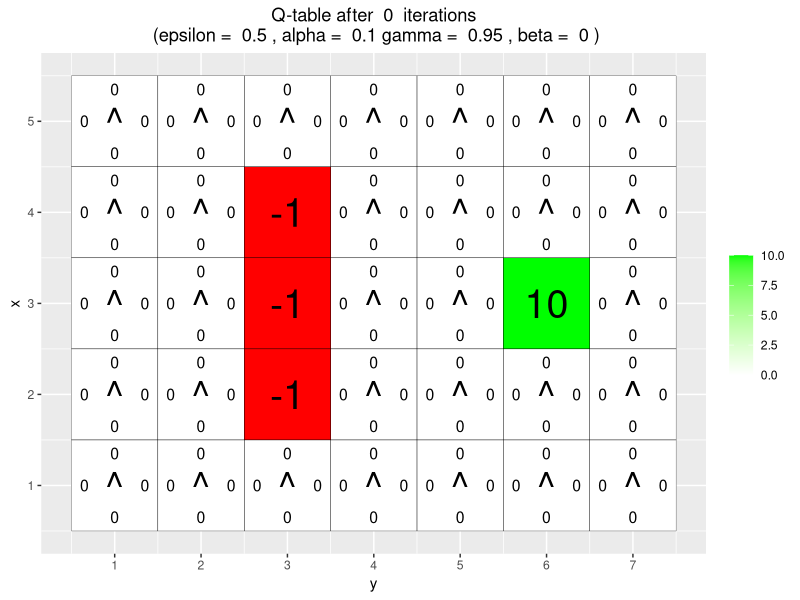
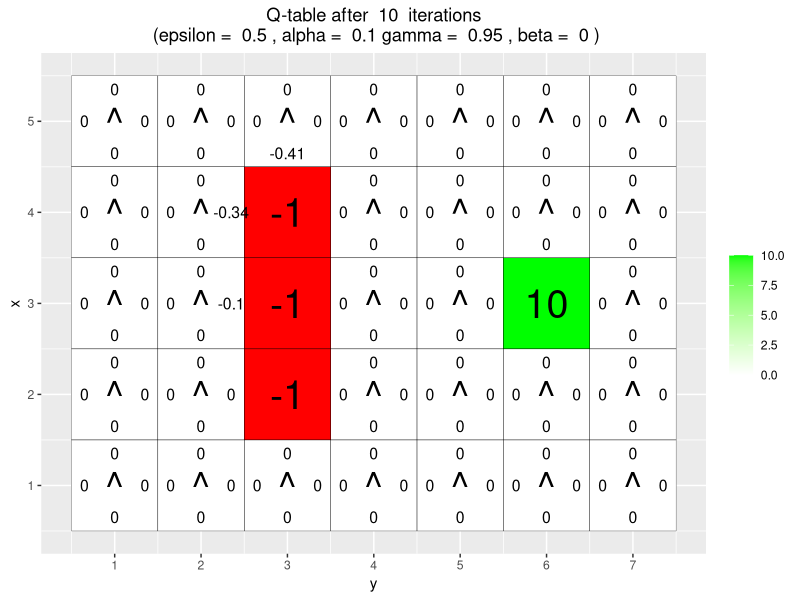
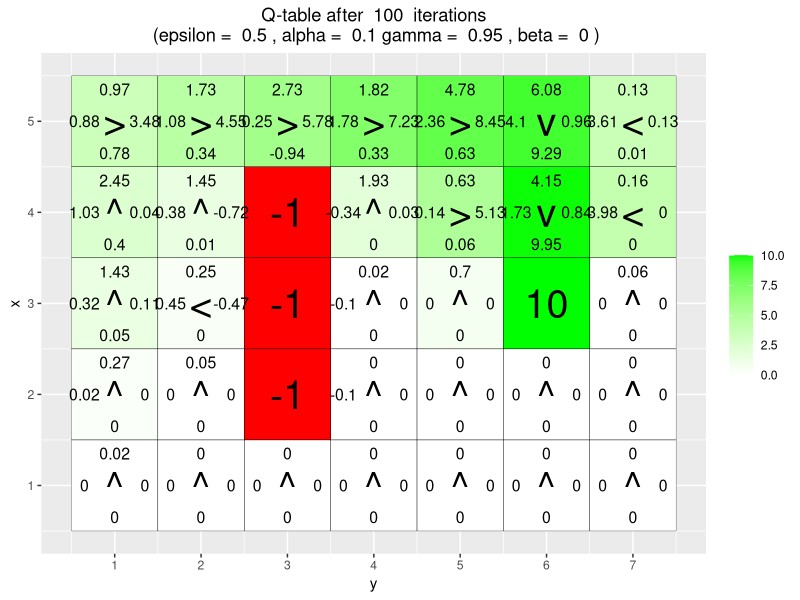
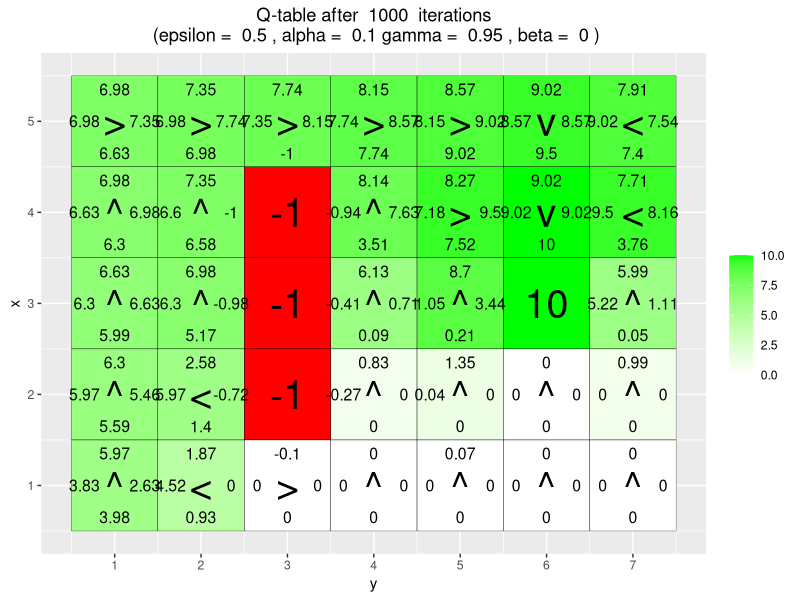
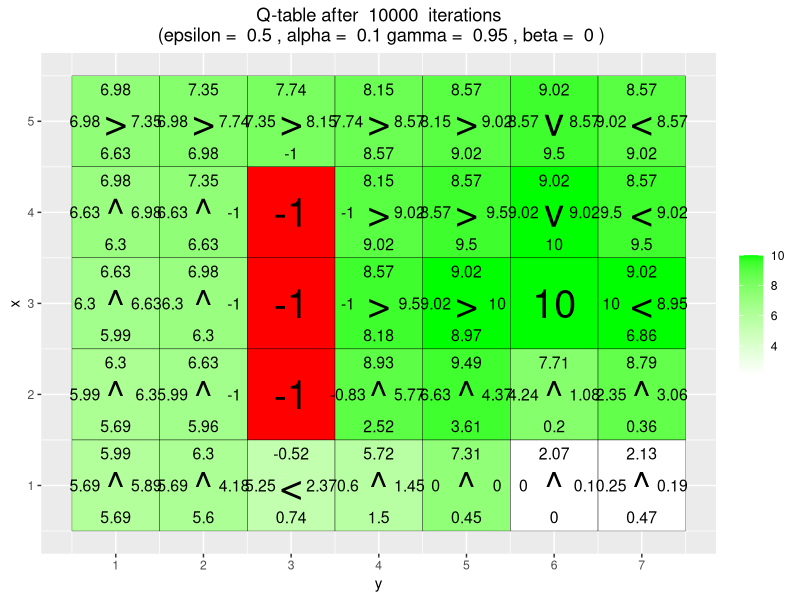
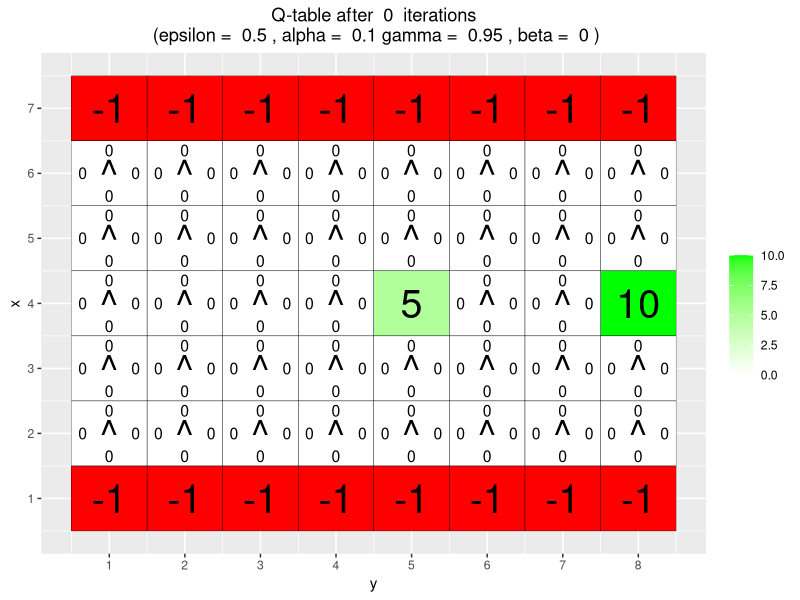
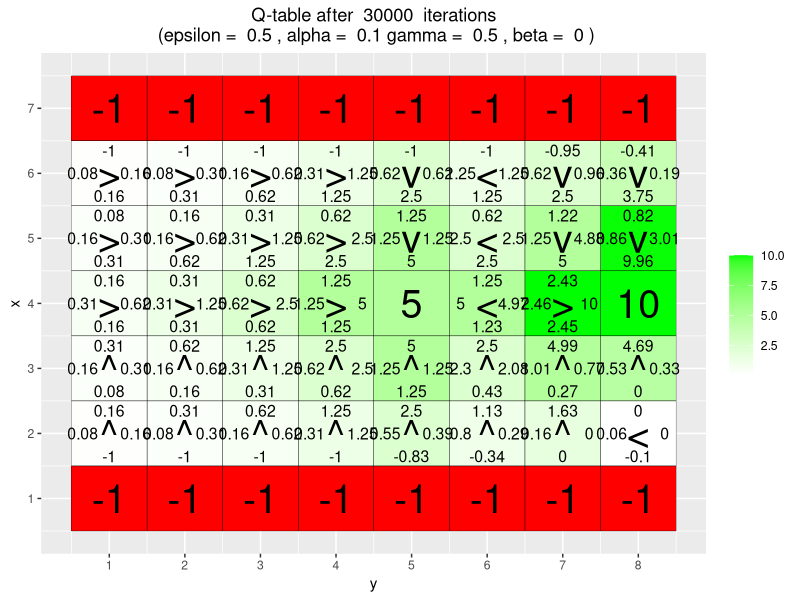
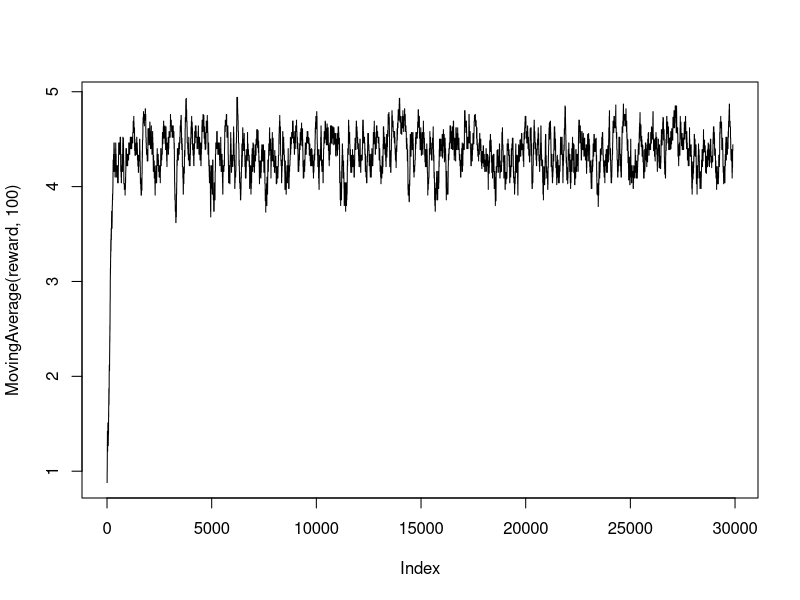

These figures' R source, in order:
# By Jose M. Peña and Joel Oskarsson.
# For teaching purposes.
# jose.m.pena@liu.se.

#####################################################################################################
# Q-learning
#####################################################################################################

# install.packages("ggplot2")
# install.packages("vctrs")
library(ggplot2)

arrows <- c("^", ">", "v", "<")
action_deltas <- list(c(1,0), # up
                      c(0,1), # right
                      c(-1,0), # down
                      c(0,-1)) # left

vis_environment <- function(iterations=0, epsilon = 0.5, alpha = 0.1, gamma = 0.95, beta = 0){
  
  # Visualize an environment with rewards. 
  # Q-values for all actions are displayed on the edges of each tile.
  # The (greedy) policy for each state is also displayed.
  # 
  # Args:
  #   iterations, epsilon, alpha, gamma, beta (optional): for the figure title.
  #   reward_map (global variable): a HxW array containing the reward given at each state.
  #   q_table (global variable): a HxWx4 array containing Q-values for each state-action pair.
  #   H, W (global variables): environment dimensions.
  
  df <- expand.grid(x=1:H,y=1:W)
  foo <- mapply(function(x,y) ifelse(reward_map[x,y] == 0,q_table[x,y,1],NA),df$x,df$y)
  df$val1 <- as.vector(round(foo, 2))
  foo <- mapply(function(x,y) ifelse(reward_map[x,y] == 0,q_table[x,y,2],NA),df$x,df$y)
  df$val2 <- as.vector(round(foo, 2))
  foo <- mapply(function(x,y) ifelse(reward_map[x,y] == 0,q_table[x,y,3],NA),df$x,df$y)
  df$val3 <- as.vector(round(foo, 2))
  foo <- mapply(function(x,y) ifelse(reward_map[x,y] == 0,q_table[x,y,4],NA),df$x,df$y)
  df$val4 <- as.vector(round(foo, 2))
  foo <- mapply(function(x,y) 
    ifelse(reward_map[x,y] == 0,arrows[GreedyPolicy(x,y)],reward_map[x,y]),df$x,df$y)
  df$val5 <- as.vector(foo)
  foo <- mapply(function(x,y) ifelse(reward_map[x,y] == 0,max(q_table[x,y,]),
                                     ifelse(reward_map[x,y]<0,NA,reward_map[x,y])),df$x,df$y)
  df$val6 <- as.vector(foo)
  
  print(ggplot(df,aes(x = y,y = x)) +
          scale_fill_gradient(low = "white", high = "green", na.value = "red", name = "") +
          geom_tile(aes(fill=val6)) +
          geom_text(aes(label = val1),size = 4,nudge_y = .35,na.rm = TRUE) +
          geom_text(aes(label = val2),size = 4,nudge_x = .35,na.rm = TRUE) +
          geom_text(aes(label = val3),size = 4,nudge_y = -.35,na.rm = TRUE) +
          geom_text(aes(label = val4),size = 4,nudge_x = -.35,na.rm = TRUE) +
          geom_text(aes(label = val5),size = 10) +
          geom_tile(fill = 'transparent', colour = 'black') + 
          ggtitle(paste("Q-table after ",iterations," iterations\n",
                        "(epsilon = ",epsilon,", alpha = ",alpha,"gamma = ",gamma,", beta = ",beta,")")) +
          theme(plot.title = element_text(hjust = 0.5)) +
          scale_x_continuous(breaks = c(1:W),labels = c(1:W)) +
          scale_y_continuous(breaks = c(1:H),labels = c(1:H)))
  
}

GreedyPolicy <- function(x, y){
  
  # Get a greedy action for state (x,y) from q_table.
  #
  # Args:
  #   x, y: state coordinates.
  #   q_table (global variable): a HxWx4 array containing Q-values for each state-action pair.
  # 
  # Returns:
  #   An action, i.e. integer in {1,2,3,4}.
  
  # Your code here.
  action <- which.max(q_table[x, y,])
  return(action)
}

EpsilonGreedyPolicy <- function(x, y, epsilon){
  
  # Get an epsilon-greedy action for state (x,y) from q_table.
  #
  # Args:
  #   x, y: state coordinates.
  #   epsilon: probability of acting randomly.
  # 
  # Returns:
  #   An action, i.e. integer in {1,2,3,4}.
  
  # Your code here.
  seed <- rbinom(1, 1, epsilon)
  if (seed == 1) {
    action <- which.max(q_table[x, y,])
  }else{
    action = sample(c(1,2,3,4), 1)
  }
  return(action)
}

transition_model <- function(x, y, action, beta){
  
  # Computes the new state after given action is taken. The agent will follow the action 
  # with probability (1-beta) and slip to the right or left with probability beta/2 each.
  # 
  # Args:
  #   x, y: state coordinates.
  #   action: which action the agent takes (in {1,2,3,4}).
  #   beta: probability of the agent slipping to the side when trying to move.
  #   H, W (global variables): environment dimensions.
  # 
  # Returns:
  #   The new state after the action has been taken.
  
  delta <- sample(-1:1, size = 1, prob = c(0.5*beta,1-beta,0.5*beta))
  final_action <- ((action + delta + 3) %% 4) + 1
  foo <- c(x,y) + unlist(action_deltas[final_action])
  foo <- pmax(c(1,1),pmin(foo,c(H,W)))
  
  return (foo)
}

q_learning <- function(start_state, epsilon = 0.5, alpha = 0.1, gamma = 0.95, 
                       beta = 0){
  
  # Perform one episode of Q-learning. The agent should move around in the 
  # environment using the given transition model and update the Q-table.
  # The episode ends when the agent reaches a terminal state.
  # 
  # Args:
  #   start_state: array with two entries, describing the starting position of the agent.
  #   epsilon (optional): probability of acting greedily.
  #   alpha (optional): learning rate.
  #   gamma (optional): discount factor.
  #   beta (optional): slipping factor.
  #   reward_map (global variable): a HxW array containing the reward given at each state.
  #   q_table (global variable): a HxWx4 array containing Q-values for each state-action pair.
  # 
  # Returns:
  #   reward: reward received in the episode.
  #   correction: sum of the temporal difference correction terms over the episode.
  #   q_table (global variable): Recall that R passes arguments by value. So, q_table being
  #   a global variable can be modified with the superassigment operator <<-.
  
  # Your code here.
  
  repeat{
    # Follow policy, execute action, get reward.
    x <- start_state[1]
    y <- start_state[2]
    action <- EpsilonGreedyPolicy(x, y, epsilon)
    start_state <- transition_model(x, y, action, beta)
    new_x <- start_state[1]
    new_y <- start_state[2]
    # Q-table update.
    reward <- reward_map[new_x, new_y]
    episode_correction <-  reward + gamma * max(q_table[new_x, new_y, ]) - q_table[x, y, action]
    q_table[x, y, action] <<- q_table[x, y, action] + alpha * episode_correction
    if(reward!=0)
      # End episode.
      return (c(reward,episode_correction))
  }
  
}

#####################################################################################################
# Q-Learning Environments
#####################################################################################################

# Environment A (learning)

H <- 5
W <- 7

reward_map <- matrix(0, nrow = H, ncol = W)
reward_map[3,6] <- 10
reward_map[2:4,3] <- -1

q_table <- array(0,dim = c(H,W,4))

vis_environment()

for(i in 1:10000){
  foo <- q_learning(start_state = c(3,1))
  
  if(any(i==c(10,100,1000,10000)))
    vis_environment(i)
}

# Environment B (the effect of epsilon and gamma)

H <- 7
W <- 8

reward_map <- matrix(0, nrow = H, ncol = W)
reward_map[1,] <- -1
reward_map[7,] <- -1
reward_map[4,5] <- 5
reward_map[4,8] <- 10

q_table <- array(0,dim = c(H,W,4))

vis_environment()

MovingAverage <- function(x, n){
  
  cx <- c(0,cumsum(x))
  rsum <- (cx[(n+1):length(cx)] - cx[1:(length(cx) - n)]) / n
  
  return (rsum)
}

for(j in c(0.5,0.75,0.95)){
  q_table <- array(0,dim = c(H,W,4))
  reward <- NULL
  correction <- NULL
  
  for(i in 1:30000){
    foo <- q_learning(gamma = j, start_state = c(4,1))
    reward <- c(reward,foo[1])
    correction <- c(correction,foo[2])
  }
  
  vis_environment(i, gamma = j)
  plot(MovingAverage(reward,100),type = "l")
  plot(MovingAverage(correction,100),type = "l")
}

for(j in c(0.5,0.75,0.95)){
  q_table <- array(0,dim = c(H,W,4))
  reward <- NULL
  correction <- NULL
  
  for(i in 1:30000){
    foo <- q_learning(epsilon = 0.1, gamma = j, start_state = c(4,1))
    reward <- c(reward,foo[1])
    correction <- c(correction,foo[2])
  }
  
  vis_environment(i, epsilon = 0.1, gamma = j)
  plot(MovingAverage(reward,100),type = "l")
  plot(MovingAverage(correction,100),type = "l")
}

# Environment C (the effect of beta).

H <- 3
W <- 6

reward_map <- matrix(0, nrow = H, ncol = W)
reward_map[1,2:5] <- -1
reward_map[1,6] <- 10

q_table <- array(0,dim = c(H,W,4))

vis_environment()

for(j in c(0,0.2,0.4,0.66)){
  q_table <- array(0,dim = c(H,W,4))
  
  for(i in 1:10000)
    foo <- q_learning(gamma = 0.6, beta = j, start_state = c(1,1))
  
  vis_environment(i, gamma = 0.6, beta = j)
}